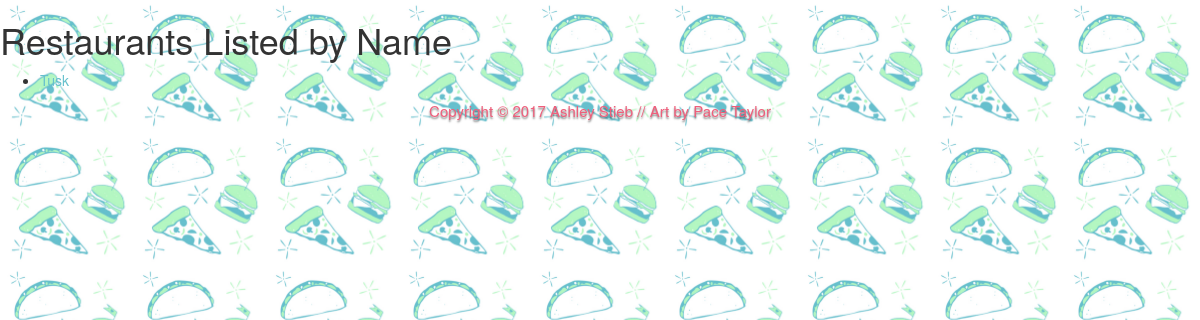
The app's page /restaurants/, older data.
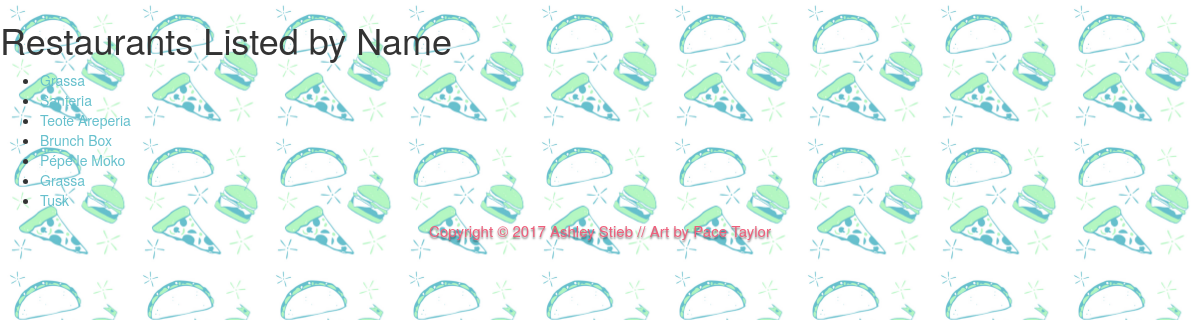
The same page, newer data.
### restaurant/models.py (models this page shows, shortened)
class Restaurant(models.Model):
    name = models.CharField(max_length=200)
    website = models.CharField(max_length=300)
    user = models.ForeignKey(Account, on_delete=models.CASCADE)

### restaurant/views.py (the view)
# urls.py: url(r'^restaurants/$', restaurant_views.list_view, name='list_view'),
def list_view(request):
    restaurants = Restaurant.objects.all()
    template = 'list_view.html'
    context = {
        "all": restaurants
    }
    return render(request, template, context)

### templates/list_view.html
{%  extends 'base.html' %}
{% block content %}
<h1>Restaurants Listed by Name</h1>
<ul>
    {% for instance in all %}
        <li>
            <a href="{{ instance.slug }}">{{ instance.name }}</a>
        </li>
    {% endfor %}
</ul>
{% endblock content %}

Row changes from the older to the newer data that the page shows:
added Restaurant: name "Grassa"
added Restaurant: name "Santeria"
added Restaurant: name "Teote Areperia"
added Restaurant: name "Brunch Box"
added Restaurant: name "Pépé le Moko"
added Restaurant: name "Grassa"
